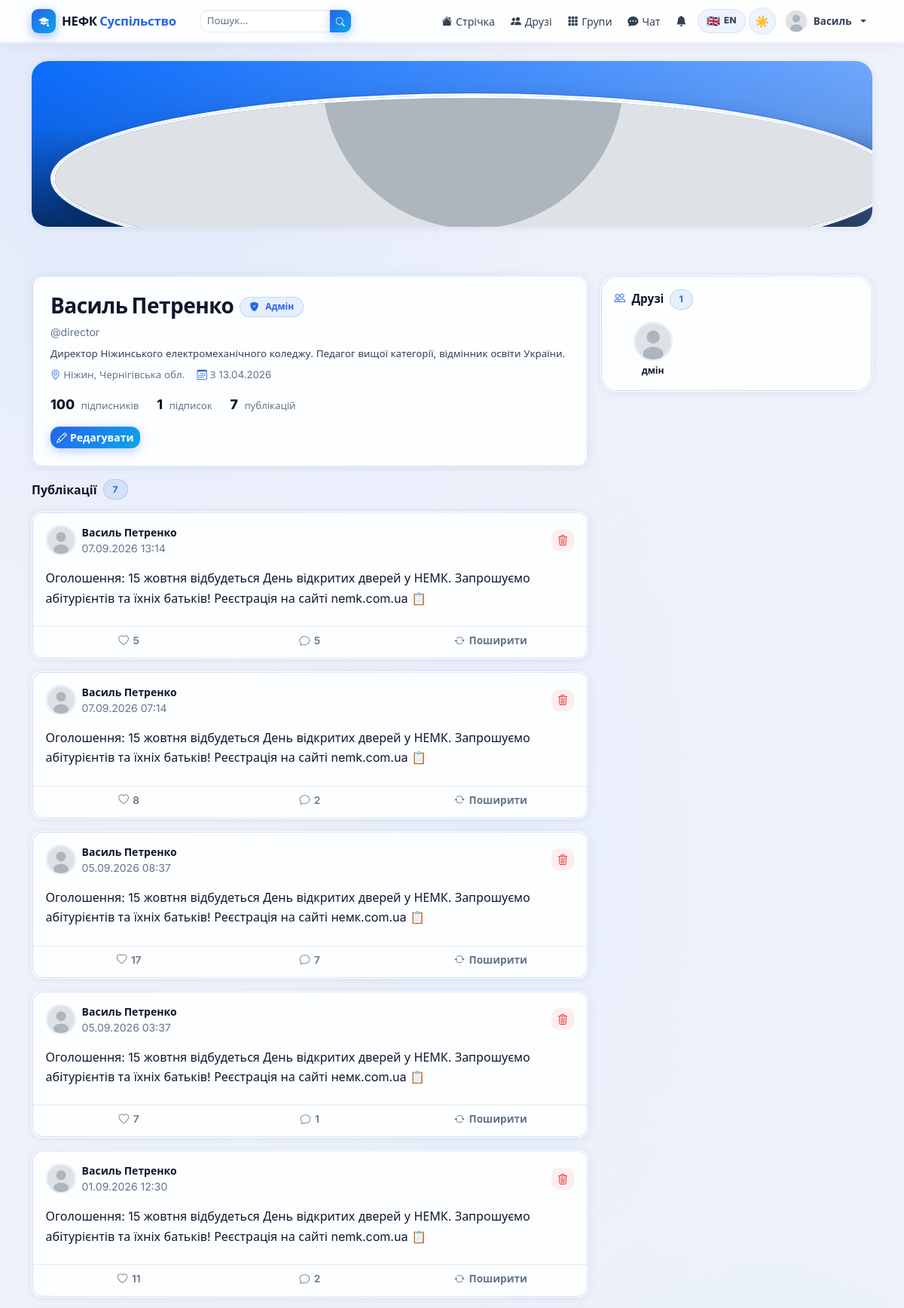
Before: /profile/director/ (signed in, upper part) with the older database file.
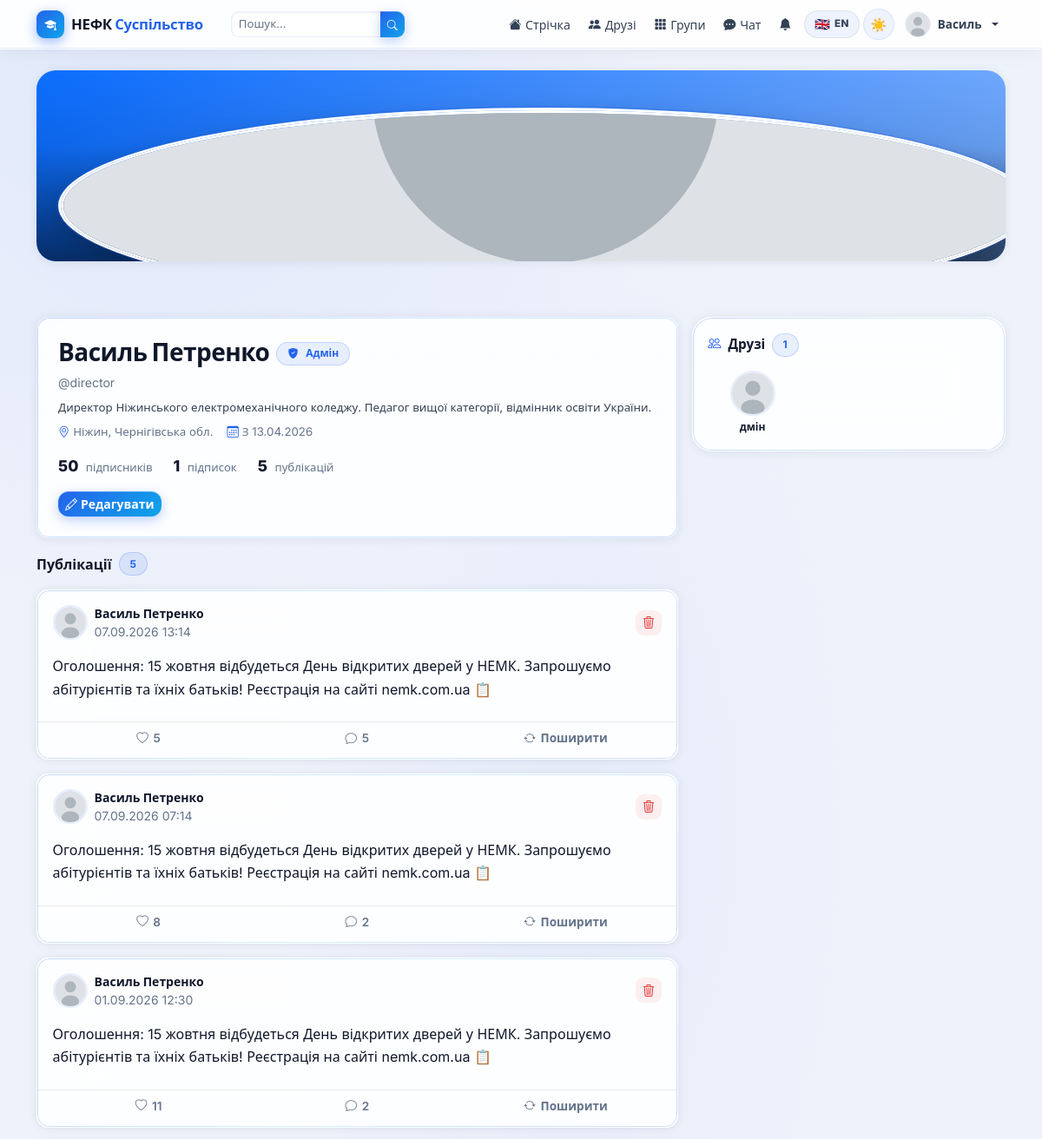
After: the same page with the newer database file.
### posts/models.py (models this page shows, shortened)
class Post(models.Model):
    POST_TYPE_STATUS = 'status'
    POST_TYPE_PHOTO = 'photo'
    POST_TYPE_VIDEO = 'video'
    POST_TYPE_LINK = 'link'
    POST_TYPE_CHOICES = [
        (POST_TYPE_STATUS, 'Статус'),
        (POST_TYPE_PHOTO, 'Фото'),
        (POST_TYPE_VIDEO, 'Відео'),
        (POST_TYPE_LINK, 'Посилання'),
    ]
    author = models.ForeignKey(
        settings.AUTH_USER_MODEL, on_delete=models.CASCADE,
        related_name='posts', verbose_name='Автор'
    )
    group = models.ForeignKey(
        'groups.Group', on_delete=models.CASCADE,
        related_name='posts', null=True, blank=True,
        verbose_name='Група'
    )
    post_type = models.CharField(
        max_length=10, choices=POST_TYPE_CHOICES,
        default=POST_TYPE_STATUS, verbose_name='Тип'
    )
    content = models.TextField(verbose_name='Текст')
    image = models.ImageField(upload_to='posts/images/', blank=True, null=True)
    video = models.FileField(upload_to='posts/videos/', blank=True, null=True)
    link = models.URLField(blank=True, default='')
    created_at = models.DateTimeField(default=timezone.now)
    updated_at = models.DateTimeField(auto_now=True)
    original_post = models.ForeignKey(
        'self', on_delete=models.SET_NULL,
        null=True, blank=True, related_name='reposts'
    )
    class Meta:
        ordering = ['-created_at']
        verbose_name = 'Публікація'
        verbose_name_plural = 'Публікації'
    def like_count(self):
        return self.likes.count()
    def comment_count(self):
        return self.comments.count()

class Like(models.Model):
    post = models.ForeignKey(Post, on_delete=models.CASCADE, related_name='likes')
    user = models.ForeignKey(settings.AUTH_USER_MODEL, on_delete=models.CASCADE, related_name='likes')
    created_at = models.DateTimeField(default=timezone.now)
    class Meta:
        unique_together = ('post', 'user')
        verbose_name = 'Лайк'
        verbose_name_plural = 'Лайки'

### accounts/models.py (models this page shows, shortened)
class User(AbstractUser):
    ROLE_USER = 'user'
    ROLE_ADMIN = 'admin'
    ROLE_CHOICES = [
        (ROLE_USER, 'Користувач'),
        (ROLE_ADMIN, 'Адміністратор'),
    ]
    role = models.CharField(max_length=10, choices=ROLE_CHOICES, default=ROLE_USER)
    avatar = models.ImageField(upload_to='avatars/', blank=True, null=True)
    cover = models.ImageField(upload_to='covers/', blank=True, null=True)
    bio = models.TextField(blank=True, default='')
    location = models.CharField(max_length=120, blank=True, default='')
    birth_date = models.DateField(null=True, blank=True)
    website = models.URLField(blank=True, default='')
    created_at = models.DateTimeField(default=timezone.now)
    def is_admin_role(self):
        return self.role == self.ROLE_ADMIN
    def get_avatar_url(self):
        if self.avatar:
            return self.avatar.url
        return '/static/img/default_avatar.svg'
    def get_cover_url(self):
        if self.cover:
            return self.cover.url
        return '/static/img/default_cover.svg'
    class Meta:
        verbose_name = 'Користувач'
        verbose_name_plural = 'Користувачі'

### accounts/views.py (the view)
# urls.py: path('profile/<str:username>/', views.profile_view, name='profile'),
@login_required
def profile_view(request, username):
    profile_user = get_object_or_404(User, username=username)
    posts = Post.objects.filter(author=profile_user, group=None).order_by('-created_at')
    is_self = request.user == profile_user
    are_friends = Friendship.are_friends(request.user, profile_user) if not is_self else False
    is_following = Follow.objects.filter(follower=request.user, following=profile_user).exists() if not is_self else False
    pending_request = None
    if not is_self and not are_friends:
        pending_request = FriendRequest.objects.filter(
            from_user=request.user, to_user=profile_user, status='pending'
        ).first()
    friends = Friendship.get_friends(profile_user)[:6]
    followers_count = profile_user.followers.count()
    following_count = profile_user.following.count()
    context = {
        'profile_user': profile_user,
        'posts': posts,
        'is_self': is_self,
        'are_friends': are_friends,
        'is_following': is_following,
        'pending_request': pending_request,
        'friends': friends,
        'followers_count': followers_count,
        'following_count': following_count,
    }
    return render(request, 'accounts/profile.html', context)

### friends/models.py (called while the page is built)
    @classmethod
    def get_friends(cls, user):
        from django.conf import settings
        User = settings.AUTH_USER_MODEL
        qs1 = cls.objects.filter(user1=user).values_list('user2', flat=True)
        qs2 = cls.objects.filter(user2=user).values_list('user1', flat=True)
        from accounts.models import User as UserModel
        ids = list(qs1) + list(qs2)
        return UserModel.objects.filter(id__in=ids)

### nemk_social/security.py (called while the page is built, shortened)
def _get_ip(request):
    for h in ['HTTP_CF_CONNECTING_IP', 'HTTP_X_REAL_IP',
              'HTTP_X_FORWARDED_FOR', 'REMOTE_ADDR']:
        ip = request.META.get(h, '').split(',')[0].strip()
        if ip and ip not in ('', 'unknown'):
            return ip
    return '0.0.0.0'

    def __call__(self, request):
        ip   = _get_ip(request)
        path = request.path
        ua   = request.META.get('HTTP_USER_AGENT', '')
        with _lock:
            _stats['total_requests'] += 1
            _stats_ip[ip]['count'] += 1
            _stats_ip[ip]['last_seen'] = time.time()
        if ip in IP_WHITELIST:
            return self.get_response(request)

### templates/accounts/profile.html (shortened to what the changed rows need)
{% extends 'base.html' %}
{% block content %}
<div class="row mt-4 g-3">
  <div class="col-lg-8">
    <div class="page-glass-card p-4 mb-3">
      <div class="d-flex align-items-start justify-content-between flex-wrap gap-3">
        <div>
          <div class="d-flex gap-4 mt-3">
            <div>
              <span class="fw-800" style="color:var(--text);font-size:1.1rem;">{{ followers_count }}</span>
              <span style="color:var(--muted);font-size:.82rem;margin-left:.25rem;">підписників</span>
            </div>
            <div>
              <span class="fw-800" style="color:var(--text);font-size:1.1rem;">{{ posts|length }}</span>
              <span style="color:var(--muted);font-size:.82rem;margin-left:.25rem;">публікацій</span>
            </div>
          </div>
        </div>
      </div>
    </div>
    <div class="d-flex align-items-center gap-2 mb-3">
      <span class="fw-800" style="color:var(--text);font-size:1rem;">Публікації</span>
      <span class="glass-badge">{{ posts|length }}</span>
    </div>
    {% for post in posts %}
    <div class="post-card-gl">
      <div class="card-body">
        <div class="d-flex align-items-center gap-2 mb-3">
          <img src="{{ post.author.get_avatar_url }}" class="rounded-circle flex-shrink-0"
               style="object-fit:cover;border:2px solid var(--border);"
               width="40" height="40" alt="{{ post.author.username }}">
          <div class="flex-grow-1">
            <div class="fw-700 small" style="color:var(--text);">
              {{ post.author.get_full_name|default:post.author.username }}
            </div>
            <div class="small" style="color:var(--muted);">{{ post.created_at|date:"d.m.Y H:i" }}</div>
          </div>
          {% if request.user == post.author or request.user.is_admin_role %}
          <a href="{% url 'delete_post' post.pk %}"
             class="btn btn-sm"
             style="color:var(--red);background:rgba(248,113,113,.1);border:none;border-radius:9px;"
             onclick="return confirm('Видалити публікацію?')"
             title="Видалити">
            <i class="bi bi-trash3"></i>
          </a>
          {% endif %}
        </div>
        <p class="mb-2" style="color:var(--text);line-height:1.65;">{{ post.content }}</p>
      </div>
      <div class="post-actions" style="padding:0 .5rem .35rem;">
        <button class="post-action-btn like-btn {% if request.user in post.likes.all %}liked{% endif %}"
                data-post-id="{{ post.pk }}" data-url="{% url 'like_post' post.pk %}"
                aria-label="Вподобати">
          <i class="bi bi-heart{% if request.user in post.likes.all %}-fill{% endif %}"></i>
          <span class="like-count">{{ post.like_count }}</span>
        </button>
        <a href="{% url 'post_detail' post.pk %}" class="post-action-btn" style="text-decoration:none;">
          <i class="bi bi-chat"></i> {{ post.comment_count }}
        </a>
        <a href="{% url 'repost' post.pk %}" class="post-action-btn" style="text-decoration:none;">
          <i class="bi bi-arrow-repeat"></i> Поширити
        </a>
      </div>
    </div>
    {% empty %}
    <div class="page-glass-card p-5 text-center">
      <i class="bi bi-grid-3x3-gap" style="font-size:2.5rem;color:var(--muted);display:block;margin-bottom:.75rem;"></i>
      <p style="color:var(--muted);margin:0;">Публікацій ще немає.</p>
    </div>
    {% endfor %}
  </div>
  <div class="col-lg-4">
    <div class="sidebar-widget">
      <div class="row g-2">
        {% for friend in friends %}
        <div class="col-4 text-center">
          <a href="{% url 'profile' friend.username %}" class="text-decoration-none">
            <img src="{{ friend.get_avatar_url }}" class="rounded-circle mb-1"
                 style="object-fit:cover;border:2px solid var(--border);"
                 width="52" height="52" alt="{{ friend.username }}">
            <div class="small fw-600" style="color:var(--text);font-size:.75rem;white-space:nowrap;overflow:hidden;text-overflow:ellipsis;">
              {{ friend.first_name|default:friend.username }}
            </div>
          </a>
        </div>
        {% empty %}
        <div class="col-12 text-center py-2" style="color:var(--muted);font-size:.85rem;">
          Немає друзів.
        </div>
        {% endfor %}
      </div>
    </div>
  </div>
</div>
{% endblock %}

Changed rows visible on the page:
no longer on this page (row edited): Post: author.get_full_name "Василь Петренко", created_at "05.09.2026 08:37", content "Оголошення: 15 жовтня відбудеться День відкритих дверей у НЕМК. Запрошуємо абітурієнтів та їхніх батьків! Реєстрація на сайті немк.com.ua 📋", like_count "17", comment_count "7"
no longer on this page (row edited): Post: author.get_full_name "Василь Петренко", created_at "05.09.2026 03:37", content "Оголошення: 15 жовтня відбудеться День відкритих дверей у НЕМК. Запрошуємо абітурієнтів та їхніх батьків! Реєстрація на сайті немк.com.ua 📋", like_count "7", comment_count "1"
Other visible differences:
{{ followers_count }}: "100" → "50"
{{ posts|length }}: "7" → "5"
